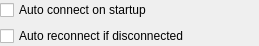
<ui version="4.0" >
 <class>AccountOptionsWidgetClass</class>
 <widget class="QWidget" name="AccountOptionsWidgetClass" >
  <property name="geometry" >
   <rect>
    <x>0</x>
    <y>0</y>
    <width>259</width>
    <height>42</height>
   </rect>
  </property>
  <property name="windowTitle" >
   <string>AccountOptionsWidget</string>
  </property>
  <layout class="QVBoxLayout" >
   <property name="leftMargin" >
    <number>0</number>
   </property>
   <property name="topMargin" >
    <number>0</number>
   </property>
   <property name="rightMargin" >
    <number>0</number>
   </property>
   <property name="bottomMargin" >
    <number>0</number>
   </property>
   <item>
    <widget class="QCheckBox" name="chbAutoConnect" >
     <property name="text" >
      <string>Auto connect on startup</string>
     </property>
    </widget>
   </item>
   <item>
    <widget class="QCheckBox" name="chbAutoReconnect" >
     <property name="text" >
      <string>Auto reconnect if disconnected</string>
     </property>
    </widget>
   </item>
  </layout>
 </widget>
 <layoutdefault spacing="6" margin="11" />
 <resources/>
 <connections/>
</ui>
